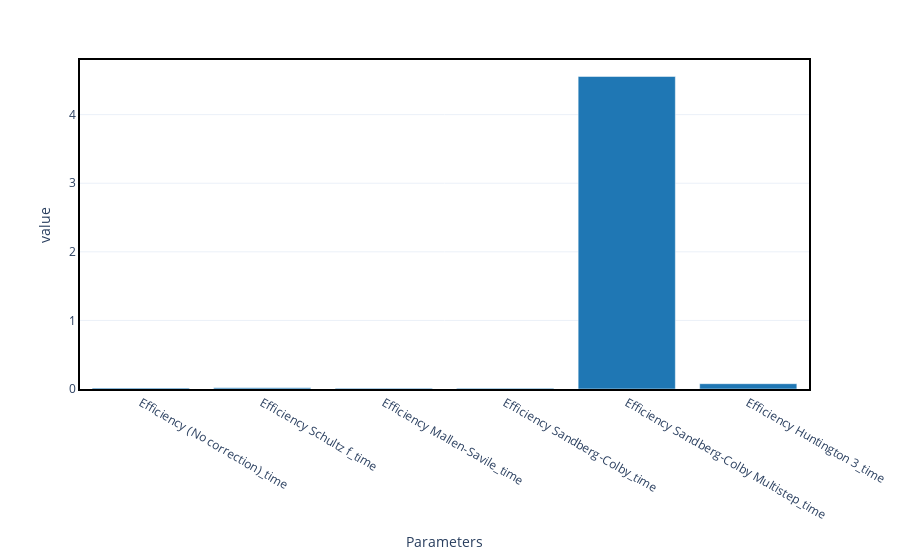

Source (notebook cell):
### Code cell
fig = df.loc[(df.index.str.contains("time"))].mean(axis=1).plot(kind="bar")
fig.update_layout(showlegend=False)
fig

### Figure 1 — Plotly figure (JSON) as saved in the notebook; plotly's stock layout.template omitted (floating-point values rounded to 4 significant figures)
{"data": [{"alignmentgroup": "True", "hovertemplate": "variable=0<br>Parameters=%{x}<br>value=%{y}<extra></extra>", "legendgroup": "0", "marker": {"color": "#1f77b4", "pattern": {"shape": ""}}, "name": "0", "offsetgroup": "0", "orientation": "v", "showlegend": true, "textposition": "auto", "type": "bar", "x": ["Efficiency (No correction)_time", "Efficiency Schultz f_time", "Efficiency Mallen-Savile_time", "Efficiency Sandberg-Colby_time", "Efficiency Sandberg-Colby Multistep_time", "Efficiency Huntington 3_time"], "xaxis": "x", "y": [0.013, 0.0169, 0.01197, 0.01162, 4.557, 0.07731], "yaxis": "y"}], "layout": {"barmode": "relative", "legend": {"title": {"text": "variable"}, "tracegroupgap": 0}, "margin": {"t": 60}, "showlegend": false, "xaxis": {"anchor": "y", "domain": [0, 1], "title": {"text": "Parameters"}}, "yaxis": {"anchor": "x", "domain": [0, 1], "title": {"text": "value"}}}}
